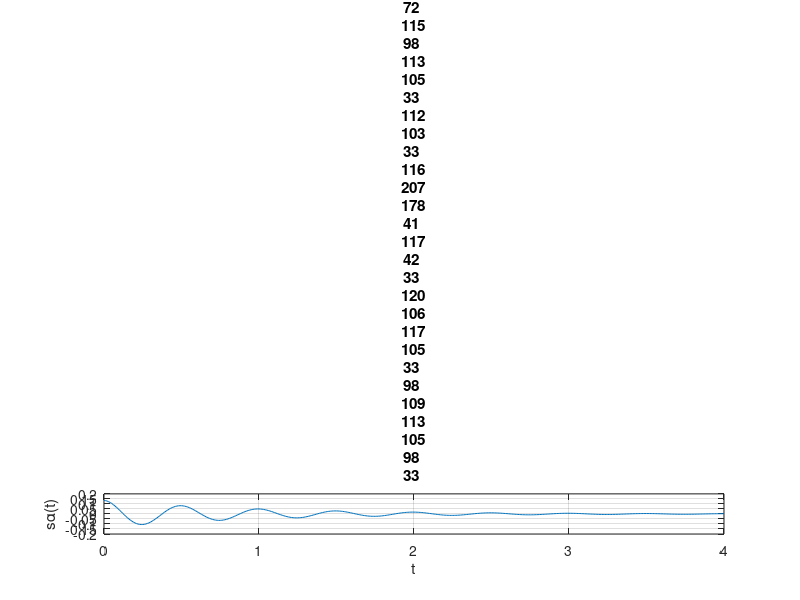
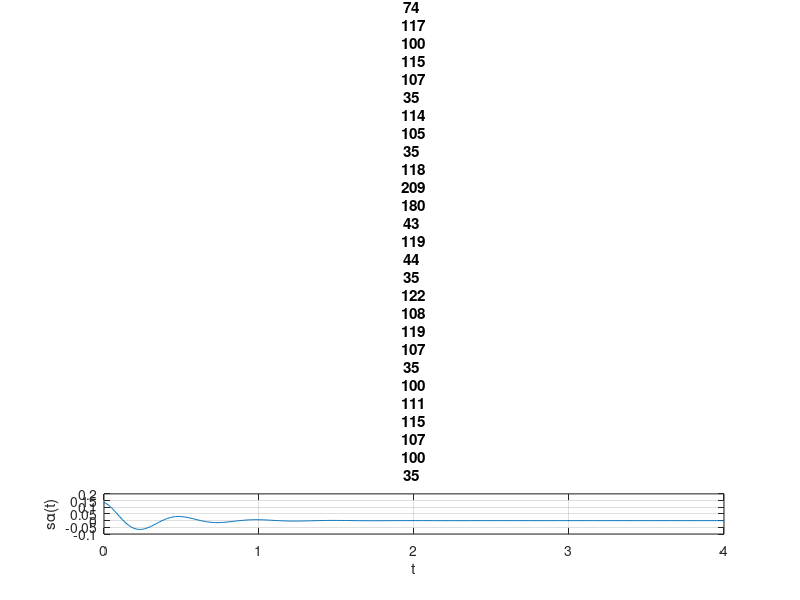
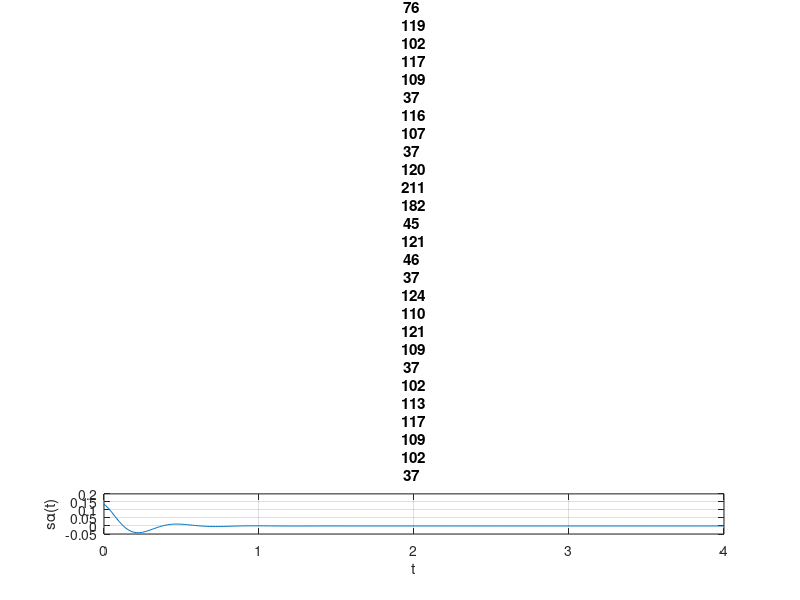
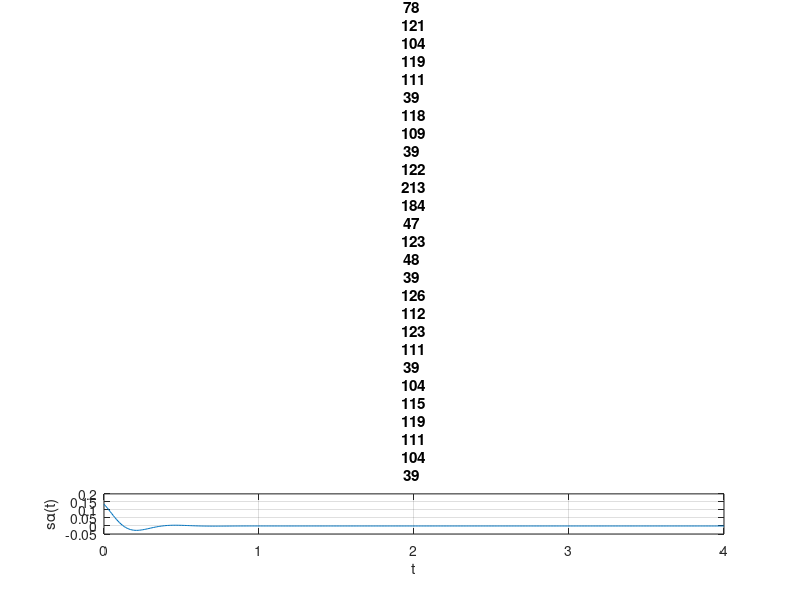

Write MATLAB code to recreate these figures, in order.
alpha = [1,3,5,7];
t = (0:0.01:4);

for i=1:length(alpha)
    figure(i);
    u = @(t) 1.0.*(t>=0);
    sa = @(t) exp(-2)*exp(-alpha(i).*t).*cos(4*pi.*t).*u(t);
    plot(t,sa(t));
    af=alpha(i);
    xlabel('t');
    ylabel('sα(t)');
    title("Graph of sα(t) with alpha " + af);
    grid;
end



